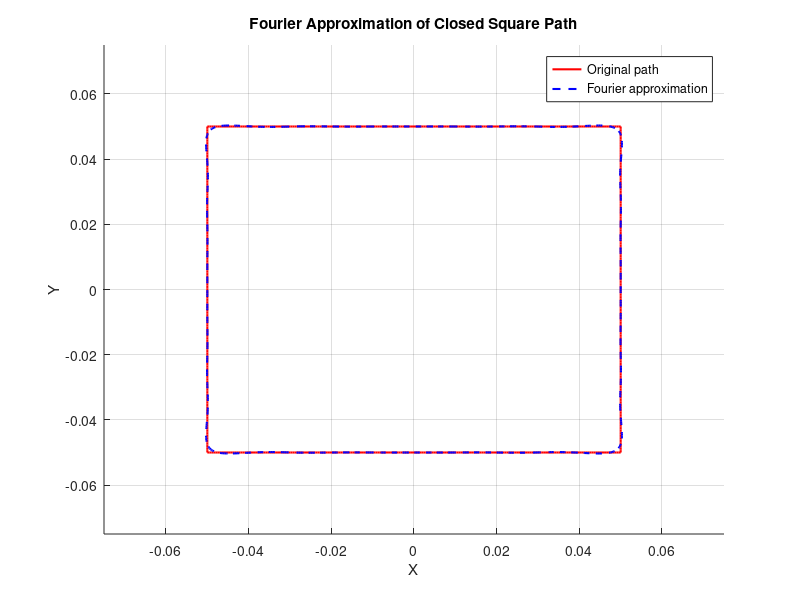
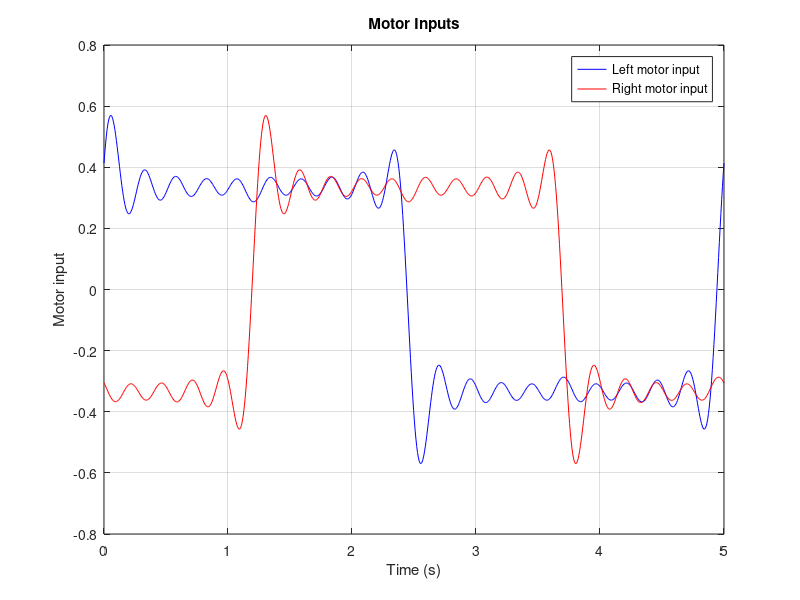

The MATLAB script that drew these images, in order:
clear all;
clc;
close all;

% Code for showing the fourier transform of any closed line, in order to
% obtain the inputs to the 3D printer motors.

% Typical values
rm = 0.012;  
km = 0.05;    
Jm = 1e-4;   
Lm = 1e-3;    
Rm = 2.0;

% Square points generation
L = 0.1;
points = 800;

x_base = linspace(-L/2, L/2, points/4);
y_base = -L/2 * ones(1, points/4);

x_right = L/2 * ones(1, points/4);
y_right = linspace(-L/2, L/2, points/4);

x_top = linspace(L/2, -L/2, points/4);
y_top = L/2 * ones(1, points/4);

x_left = -L/2 * ones(1, points/4);
y_left = linspace(L/2, -L/2, points/4);

x_path = [x_base, x_right, x_top, x_left];
y_path = [y_base, y_right, y_top, y_left];

% Compute the Fourier coefficients of the closed path
complexPath = x_path + 1i * y_path;
fourierCoefficients = fft(complexPath) / numel(complexPath);

% Compute fourier series
T = 5;
w_0 = 2*pi/T;
t = linspace(0,T, points);

n_armonics = 20;
z = zeros(1, points);
z_dot = zeros(1, points);
z_ddot = zeros(1, points);
z_dddot = zeros(1, points);

for k = -n_armonics : n_armonics
    index = mod(-k, points) + 1;

    % Path and differential calculations
    exp_term = exp(1i * k * w_0*t);
    z = z + fourierCoefficients(index) * exp_term;
    z_dot = z_dot + (1i * k * w_0) * fourierCoefficients(index) * exp_term;
    z_ddot = z_ddot + (-(k * w_0)^2) * fourierCoefficients(index) * exp_term;
    z_dddot = z_dddot + (-1i * (k * w_0)^3) * fourierCoefficients(index) * exp_term;
end

x_path_fourier = real(z);
y_path_fourier = imag(z);
x_vel_fourier = real(z_dot);
y_vel_fourier = imag(z_dot);
x_acc_fourier = real(z_ddot);
y_acc_fourier = imag(z_ddot);
x_jerk_fourier = real(z_dddot);
y_jerk_fourier = imag(z_dddot);

% Input calculation
u_sum = (2*Jm*Lm/(rm*km))*x_jerk_fourier + (2*Jm*Rm/(rm*km))*x_acc_fourier + (2*km/rm)*x_vel_fourier;
u_diff = (2*Jm*Lm/(rm*km))*y_jerk_fourier + (2*Jm*Rm/(rm*km))*y_acc_fourier + (2*km/rm)*y_vel_fourier;

u_left = (u_sum + u_diff)/2;
u_right = (u_sum - u_diff)/2;

figure
hold on
plot(x_path, y_path, 'r', 'LineWidth',1.5);
plot(x_path_fourier, y_path_fourier, '--b', 'LineWidth',1.5);
hold off
grid on;
legend('Original path', 'Fourier approximation');
xlabel('X');
ylabel('Y');
title('Fourier Approximation of Closed Square Path');
xlim([-3*L/4, 3*L/4]);
ylim([-3*L/4, 3*L/4]);


figure;
plot(t, u_left, 'b', t, u_right, 'r');
grid on;
legend('Left motor input', 'Right motor input');
xlabel('Time (s)');
ylabel('Motor input');
title('Motor Inputs');
